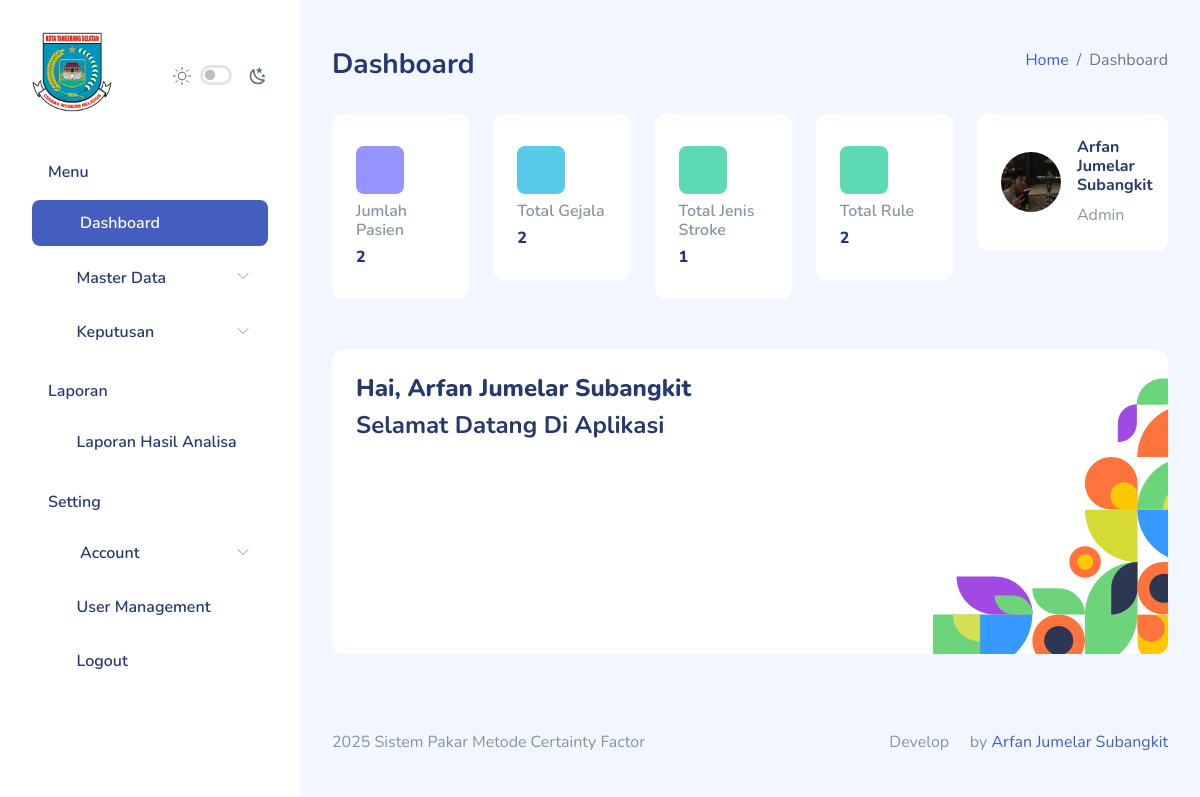
The app's page /dashboard (signed in) with its own data.
### tables this page shows
CREATE TABLE `users` (
  `id` int(11) NOT NULL,
  `username` varchar(250) NOT NULL,
  `nama` varchar(250) NOT NULL,
  `email` varchar(250) NOT NULL,
  `password` varchar(250) NOT NULL,
  `role` enum('Admin','Perawat') NOT NULL,
  `status` enum('Aktif','Tidak Aktif') NOT NULL,
  `avatar` varchar(250) NOT NULL,
  `created_at` timestamp NOT NULL DEFAULT current_timestamp(),
  `updated_at` timestamp NULL DEFAULT NULL
);

### functions.php (called while the page is built, shortened)
<?php
$db = mysqli_connect("localhost", "root", "", "dev-arfan");
function query($query)
{
    global $db;
    $result = mysqli_query($db, $query);
    $rows = [];
    if ($result) {
        if (mysqli_num_rows($result) > 0) {
            while ($row = mysqli_fetch_assoc($result)) {
                $rows[] = $row;
            }
        }
    } else {
        echo "Error: " . mysqli_error($db);
    }
    return $rows;
}

### dashboard/index.php (the view, shortened to what this page needs)
<?php
include_once("../auth_check.php");
$role = $_SESSION['role'];
if ($role == 'Admin') {
    $query = query("
        SELECT
            (SELECT COUNT(*) FROM gejala) AS total_gejala,
            (SELECT COUNT(*) FROM penyakit) AS total_penyakit,
            (SELECT COUNT(*) FROM rule) AS total_rule,
            (SELECT COUNT(*) FROM pasien) AS total_pasien
    ");
}
$totalGejala = $query[0]['total_gejala'];
$totalPenyakit = $query[0]['total_penyakit'];
$totalRule = $query[0]['total_rule'];
$totalPasien = $query[0]['total_pasien'];
?>
<!DOCTYPE html>
<html lang="en">
<head>
    <link rel="stylesheet" href="../assets/compiled/css/app.css">
    <link rel="stylesheet" href="../assets/compiled/css/app-dark.css">
    <link rel="stylesheet" href="../assets/compiled/css/iconly.css">
    <link rel="stylesheet" href="../assets/extensions/@fortawesome/fontawesome-free/css/all.min.css">
</head>
<body>
    <div id="app">
        <?php require_once '../partials/sidebar.php'; ?>
        <div id="main">
            <div class="page-heading">
                <div class="page-title">
                    <div class="row">
                        <div class="col-12 col-md-6 order-md-1 order-last mb-4">
                            <h3>Dashboard</h3>
                        </div>
                        <div class="col-12 col-md-6 order-md-2 order-first">
                            <nav aria-label="breadcrumb" class="breadcrumb-header float-start float-lg-end">
                                <ol class="breadcrumb">
                                    <li class="breadcrumb-item"><a href="../dashboard">Home</a></li>
                                    <li class="breadcrumb-item active" aria-current="page">Dashboard</li>
                                </ol>
                            </nav>
                        </div>
                    </div>
                </div>
                <section class="section">
                    <section class="row">
                        <div class="col-12 col-lg-9">
                            <div class="row">
                                <div class="col-6 col-lg-3 col-md-6">
                                    <div class="card">
                                        <div class="card-body px-4 py-4-5">
                                            <div class="row">
                                                <div class="col-md-4 col-lg-12 col-xl-12 col-xxl-3 d-flex justify-content-start ">
                                                    <div class="stats-icon purple mb-2">
                                                        <i class="iconly-boldShow"></i>
                                                    </div>
                                                </div>
                                                <div class="col-md-8 col-lg-12 col-xl-12 col-xxl-8">
                                                    <h6 class="text-muted font-semibold">Jumlah Pasien</h6>
                                                    <h6 class="font-extrabold mb-0"><?= $totalPasien; ?></h6>
                                                </div>
                                            </div>
                                        </div>
                                    </div>
                                </div>
                                <div class="col-6 col-lg-3 col-md-6">
                                    <div class="card">
                                        <div class="card-body px-4 py-4-5">
                                            <div class="row">
                                                <div class="col-md-4 col-lg-12 col-xl-12 col-xxl-3 d-flex justify-content-start ">
                                                    <div class="stats-icon blue mb-2">
                                                        <i class="iconly-boldProfile"></i>
                                                    </div>
                                                </div>
                                                <div class="col-md-8 col-lg-12 col-xl-12 col-xxl-8">
                                                    <h6 class="text-muted font-semibold">Total Gejala</h6>
                                                    <h6 class="font-extrabold mb-0"><?= $totalGejala; ?></h6>
                                                </div>
                                            </div>
                                        </div>
                                    </div>
                                </div>
                                <div class="col-6 col-lg-3 col-md-6">
                                    <div class="card">
                                        <div class="card-body px-4 py-4-5">
                                            <div class="row">
                                                <div class="col-md-4 col-lg-12 col-xl-12 col-xxl-3 d-flex justify-content-start ">
                                                    <div class="stats-icon green mb-2">
                                                        <i class="iconly-boldAdd-User"></i>
                                                    </div>
                                                </div>
                                                <div class="col-md-8 col-lg-12 col-xl-12 col-xxl-8">
                                                    <h6 class="text-muted font-semibold">Total Jenis Stroke</h6>
                                                    <h6 class="font-extrabold mb-0"><?= $totalPenyakit; ?></h6>
                                                </div>
                                            </div>
                                        </div>
                                    </div>
                                </div>
                                <div class="col-6 col-lg-3 col-md-6">
                                    <div class="card">
                                        <div class="card-body px-4 py-4-5">
                                            <div class="row">
                                                <div class="col-md-4 col-lg-12 col-xl-12 col-xxl-3 d-flex justify-content-start ">
                                                    <div class="stats-icon green mb-2">
                                                        <i class="iconly-boldAdd-User"></i>
                                                    </div>
                                                </div>
                                                <div class="col-md-8 col-lg-12 col-xl-12 col-xxl-8">
                                                    <h6 class="text-muted font-semibold">Total Rule</h6>
                                                    <h6 class="font-extrabold mb-0"><?= $totalRule; ?></h6>
                                                </div>
                                            </div>
                                        </div>
                                    </div>
                                </div>
                            </div>
                        </div>
                        <div class="col-12 col-lg-3">
                            <div class="card">
                                <div class="card-body py-4 px-4">
                                    <div class="d-flex align-items-center">
                                        <div class="avatar avatar-xl">
                                            <img src="../assets/static/images/<?= $user["avatar"]; ?>" alt="Face 1">
                                        </div>
                                        <div class="ms-3 name">
                                            <h6 class="font-bold"><?= $user["nama"]; ?></h6>
                                            <h7 class="text-muted mb-0"><?= $user["role"]; ?></h7>
                                        </div>
                                    </div>
                                </div>
                            </div>
                        </div>
                    </section>
                    <div class="row mt-2">
                        <div class="col-12">
                            <div class="row">
                                <div class="col-xl-12 col-lg-12 py-2">
                                    <div class="card" style="height : 19rem; background-position: calc(100% + 1rem) bottom; background-size: 30% auto; background-repeat: no-repeat; background-image: url(../assets/static/images/bg/rhone.svg);">
                                        <div class=" px-4 mt-4">
                                            <h4> <b>Hai, <?= $user["nama"]; ?> </b> </h4>
                                            <h4>Selamat Datang Di Aplikasi</h4>
                                        </div>
                                    </div>
                                </div>
                            </div>
                        </div>
                    </div>
                </section>
            </div>
            <?php require_once '../partials/footer.php'; ?>
        </div>
    </div>
</body>
</html>

### records on screen
users: avatar (picture), nama "Arfan Jumelar Subangkit", role "Admin"

### other values on screen
$totalPasien "2"
$totalGejala "2"
$totalPenyakit "1"
$totalRule "2"
